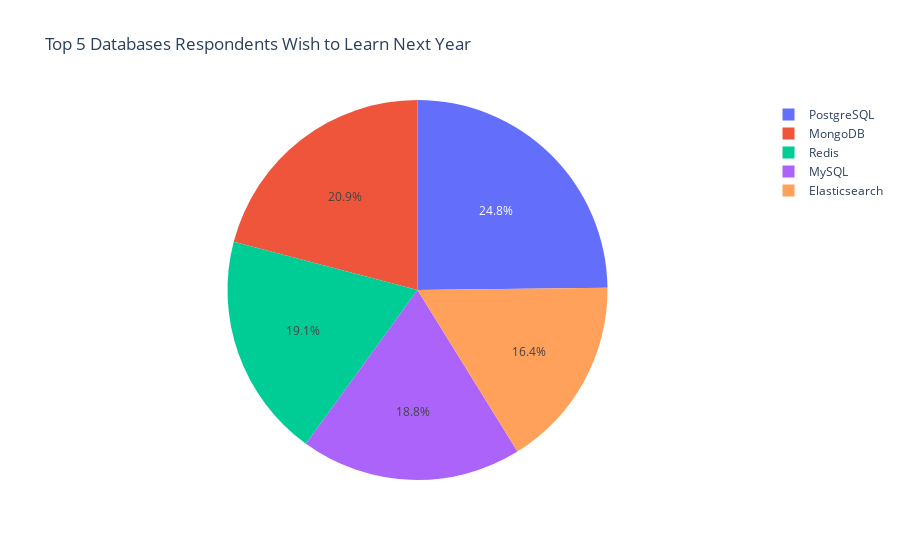

Notebook source saved alongside this figure:
### Markdown cell above
Create a pie chart of the top 5 databases that respondents wish to learn next year. Label the pie chart with database names. Display percentages of each database on the pie chart.

### Code cell
# your code goes here
import plotly.express as px
Q = """
SELECT COUNT(Respondent) AS C, DatabaseDesireNextYear FROM DatabaseDesireNextYear
GROUP BY DatabaseDesireNextYear
ORDER BY C DESC
"""
df = pd.read_sql_query(Q,conn)
df = df.head()
fig = px.pie(df, values='C', names='DatabaseDesireNextYear', title='Top 5 Databases Respondents Wish to Learn Next Year')
fig.show()

### Figure 1 — Plotly figure (JSON) as saved in the notebook; plotly's stock layout.template omitted (floating-point values rounded to 4 significant figures)
{"data": [{"domain": {"x": [0, 1], "y": [0, 1]}, "hovertemplate": "DatabaseDesireNextYear=%{label}<br>C=%{value}<extra></extra>", "labels": ["PostgreSQL", "MongoDB", "Redis", "MySQL", "Elasticsearch"], "legendgroup": "", "name": "", "showlegend": true, "type": "pie", "values": [4328, 3649, 3331, 3281, 2856]}], "layout": {"legend": {"tracegroupgap": 0}, "title": {"text": "Top 5 Databases Respondents Wish to Learn Next Year"}}}
